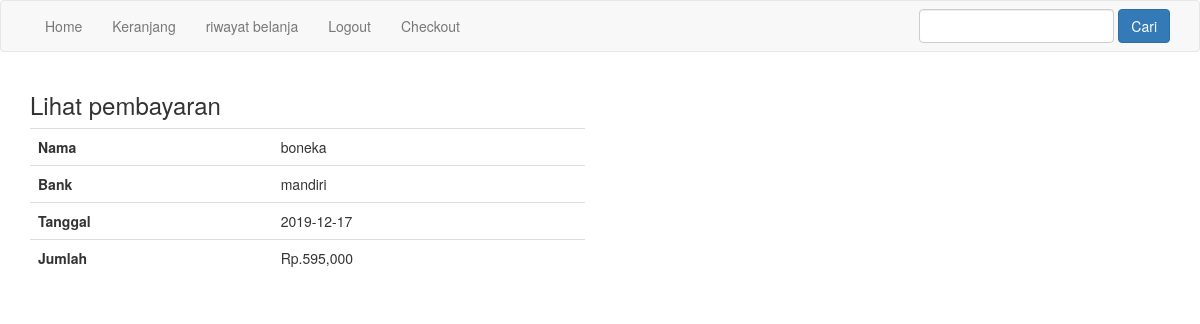
Page /lihat_pembayaran.php?id=29 (signed in) on the committed database.
### tables this page shows
CREATE TABLE IF NOT EXISTS `pembayaran` (
  `id_pembayaran` int(11) NOT NULL AUTO_INCREMENT,
  `id_pembelian` int(11) NOT NULL,
  `nama` varchar(100) NOT NULL,
  `bank` varchar(100) NOT NULL,
  `jumlah` int(11) NOT NULL,
  `tanggal` date NOT NULL,
  `bukti` varchar(100) NOT NULL,
  PRIMARY KEY (`id_pembayaran`)
);

### lihat_pembayaran.php (the view, shortened to what this page needs)
<?php
	include 'koneksi.php';
	 $id_pembelian = $_GET["id"];
	$ambil = $koneksi->query("select *from pembayaran
	 left join pembelian on pembayaran.id_pembelian=pembelian.id_pembelian
	 where pembelian.id_pembelian='$id_pembelian'");
	$detbay = $ambil->fetch_assoc();
	?>
<!DOCTYPE html>
<html>
<head>
	<link rel="stylesheet" href="admin/assets/css/bootstrap.css">
</head>
<body>
	<?php include'menu.php'; ?>
	<div class="container">
		<h3>Lihat pembayaran</h3>
		<div class="row">
		<div class="col-md-6">
			<table  class= "table">
			<tr>
				<th>Nama </th>
				<td><?php echo  $detbay["nama"] ?> </td>
				</tr>
				<tr>
					<th>Bank</th>
					<td><?php echo  $detbay["bank"] ?> </td>
				</tr>
				<tr>
					<th>Tanggal </th>
					<td><?php echo  $detbay["tanggal"] ?> </td>
				</tr>
				<tr>
					<th>Jumlah</th>
					<td>Rp.<?php echo  number_format ($detbay["jumlah"])?> </td>
				</tr>
			</table>
			</div>
		<div class="col-md-6">
			</div>
			</div>
			</div>
	</body>
	</html>

### rows in the picture
pembayaran: nama "boneka", bank "mandiri", tanggal "2019-12-17", jumlah "595,000"
